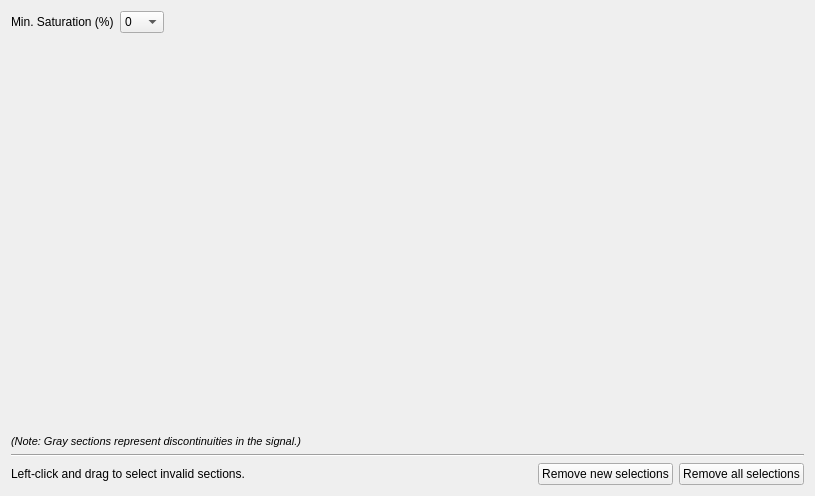
<?xml version="1.0" encoding="UTF-8"?>
<ui version="4.0">
 <class>OximeterView</class>
 <widget class="QWidget" name="OximeterView">
  <property name="geometry">
   <rect>
    <x>0</x>
    <y>0</y>
    <width>815</width>
    <height>496</height>
   </rect>
  </property>
  <property name="windowTitle">
   <string>Form</string>
  </property>
  <layout class="QVBoxLayout" name="verticalLayout" stretch="0,1,0,0,0">
   <item>
    <layout class="QHBoxLayout" name="horizontalLayout_2" stretch="0,0,0">
     <item>
      <widget class="QLabel" name="label">
       <property name="text">
        <string>Min. Saturation (%)</string>
       </property>
      </widget>
     </item>
     <item>
      <widget class="QComboBox" name="ymin_comboBox">
       <item>
        <property name="text">
         <string>0</string>
        </property>
       </item>
       <item>
        <property name="text">
         <string>10</string>
        </property>
       </item>
       <item>
        <property name="text">
         <string>20</string>
        </property>
       </item>
       <item>
        <property name="text">
         <string>30</string>
        </property>
       </item>
       <item>
        <property name="text">
         <string>40</string>
        </property>
       </item>
       <item>
        <property name="text">
         <string>50</string>
        </property>
       </item>
       <item>
        <property name="text">
         <string>60</string>
        </property>
       </item>
       <item>
        <property name="text">
         <string>70</string>
        </property>
       </item>
       <item>
        <property name="text">
         <string>80</string>
        </property>
       </item>
       <item>
        <property name="text">
         <string>90</string>
        </property>
       </item>
      </widget>
     </item>
     <item>
      <spacer name="horizontalSpacer_2">
       <property name="orientation">
        <enum>Qt::Horizontal</enum>
       </property>
       <property name="sizeHint" stdset="0">
        <size>
         <width>40</width>
         <height>20</height>
        </size>
       </property>
      </spacer>
     </item>
    </layout>
   </item>
   <item>
    <widget class="OximeterDrawArea" name="oximeter_draw_area" native="true"/>
   </item>
   <item>
    <widget class="QLabel" name="label_2">
     <property name="font">
      <font>
       <pointsize>8</pointsize>
       <italic>true</italic>
      </font>
     </property>
     <property name="text">
      <string>(Note: Gray sections represent discontinuities in the signal.)</string>
     </property>
    </widget>
   </item>
   <item>
    <widget class="Line" name="line">
     <property name="orientation">
      <enum>Qt::Horizontal</enum>
     </property>
    </widget>
   </item>
   <item>
    <layout class="QHBoxLayout" name="horizontalLayout">
     <item>
      <widget class="QLabel" name="label_3">
       <property name="text">
        <string>Left-click and drag to select invalid sections.</string>
       </property>
      </widget>
     </item>
     <item>
      <spacer name="horizontalSpacer">
       <property name="orientation">
        <enum>Qt::Horizontal</enum>
       </property>
       <property name="sizeHint" stdset="0">
        <size>
         <width>40</width>
         <height>20</height>
        </size>
       </property>
      </spacer>
     </item>
     <item>
      <widget class="QPushButton" name="remove_new_pushButton">
       <property name="toolTip">
        <string>Remove all new selections, keep the ones that we already saved.</string>
       </property>
       <property name="text">
        <string>Remove new selections</string>
       </property>
      </widget>
     </item>
     <item>
      <widget class="QPushButton" name="remove_all_pushButton">
       <property name="toolTip">
        <string>Remove all selections, including the ones that we already saved.</string>
       </property>
       <property name="text">
        <string>Remove all selections</string>
       </property>
      </widget>
     </item>
    </layout>
   </item>
  </layout>
 </widget>
 <customwidgets>
  <customwidget>
   <class>OximeterDrawArea</class>
   <extends>QWidget</extends>
   <header>widgets.OximeterDrawArea</header>
   <container>1</container>
  </customwidget>
 </customwidgets>
 <resources/>
 <connections>
  <connection>
   <sender>remove_all_pushButton</sender>
   <signal>clicked()</signal>
   <receiver>OximeterView</receiver>
   <slot>remove_all_clicked()</slot>
   <hints>
    <hint type="sourcelabel">
     <x>741</x>
     <y>469</y>
    </hint>
    <hint type="destinationlabel">
     <x>407</x>
     <y>247</y>
    </hint>
   </hints>
  </connection>
  <connection>
   <sender>remove_new_pushButton</sender>
   <signal>clicked()</signal>
   <receiver>OximeterView</receiver>
   <slot>remove_new_clicked()</slot>
   <hints>
    <hint type="sourcelabel">
     <x>602</x>
     <y>469</y>
    </hint>
    <hint type="destinationlabel">
     <x>407</x>
     <y>247</y>
    </hint>
   </hints>
  </connection>
  <connection>
   <sender>ymin_comboBox</sender>
   <signal>currentTextChanged(QString)</signal>
   <receiver>OximeterView</receiver>
   <slot>min_saturation_change()</slot>
   <hints>
    <hint type="sourcelabel">
     <x>153</x>
     <y>22</y>
    </hint>
    <hint type="destinationlabel">
     <x>407</x>
     <y>247</y>
    </hint>
   </hints>
  </connection>
 </connections>
 <slots>
  <slot>remove_new_clicked()</slot>
  <slot>remove_all_clicked()</slot>
  <slot>min_saturation_change()</slot>
 </slots>
</ui>
